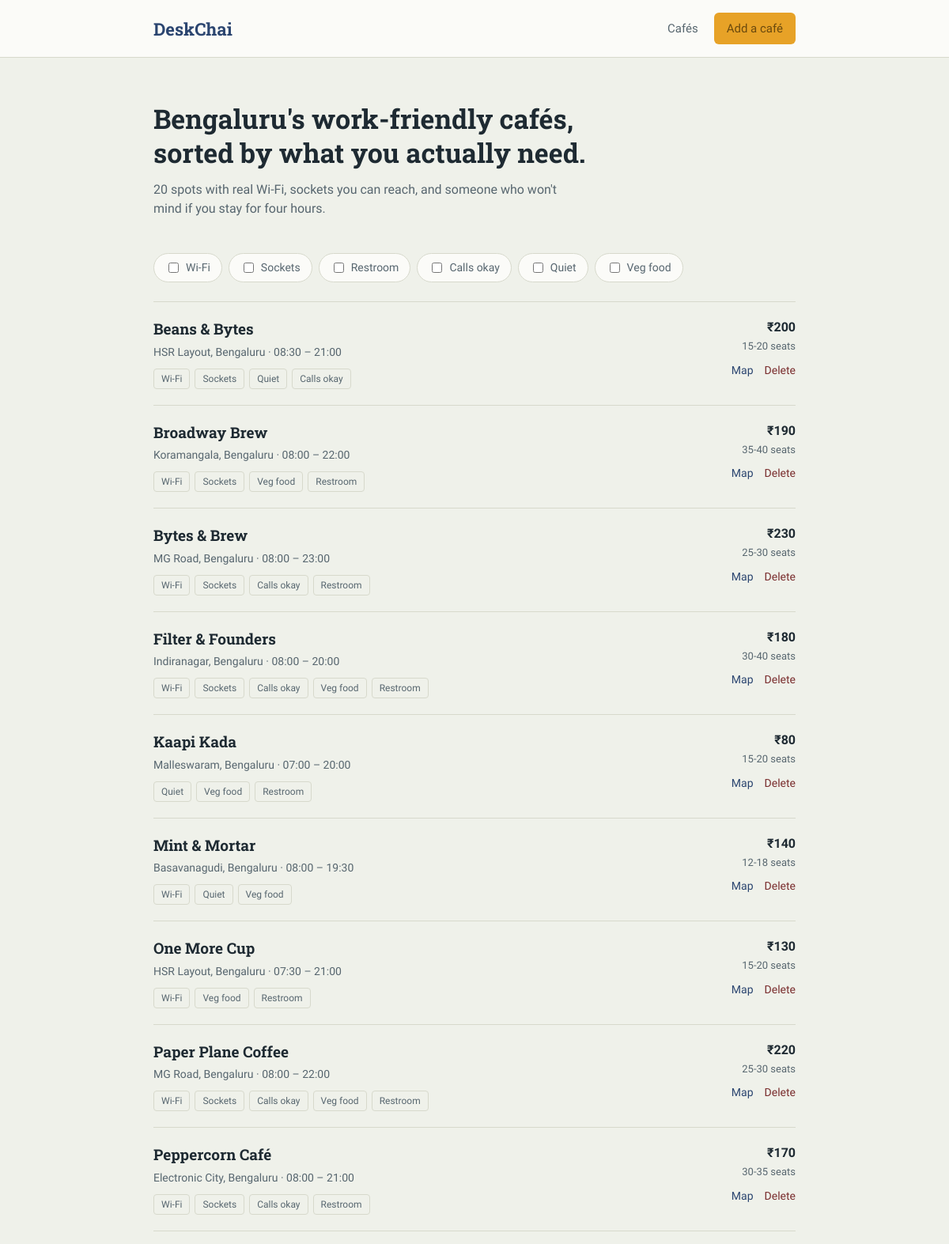
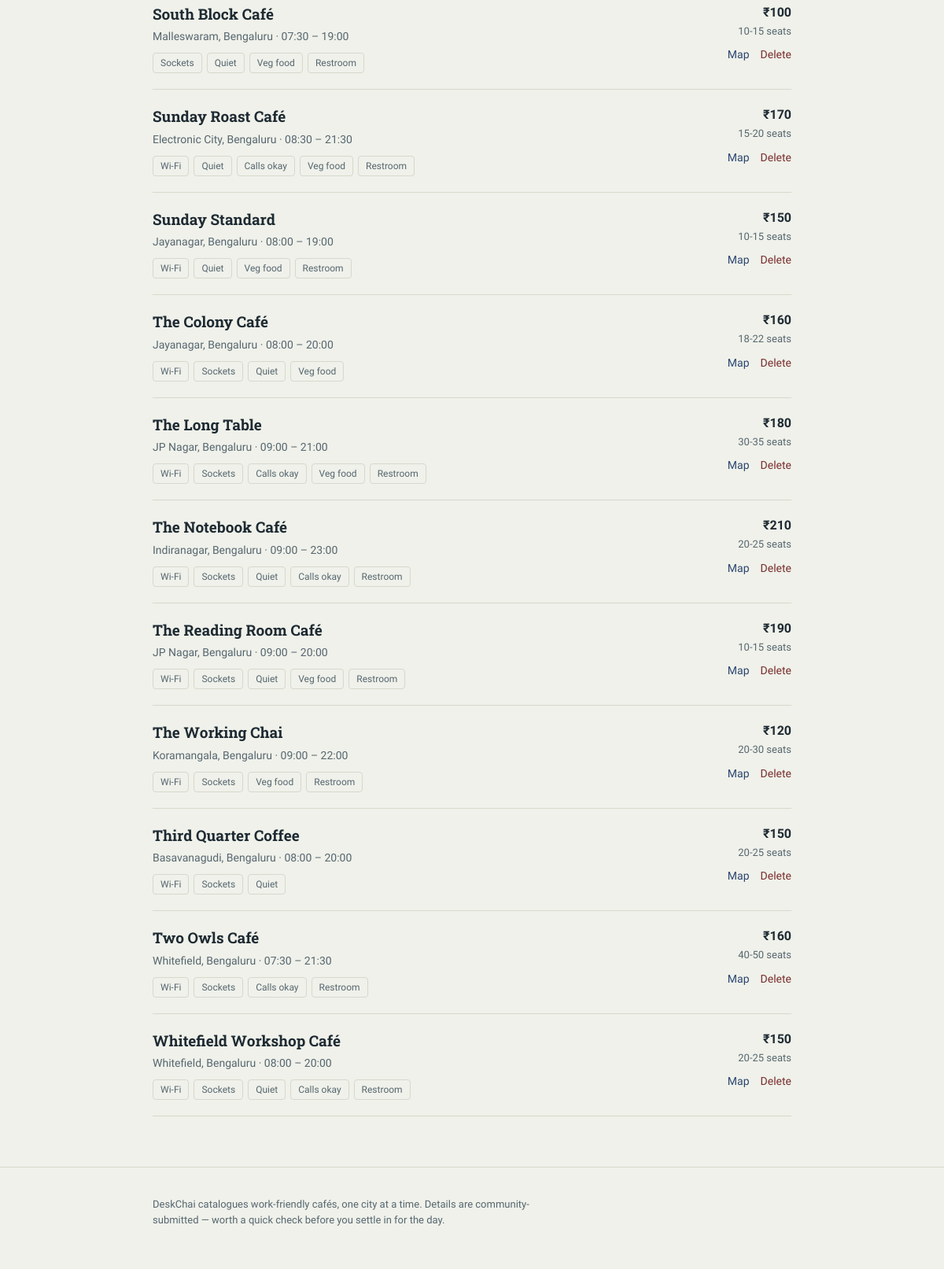
The page / on the database its author committed (2 pictures, top to bottom).
### tables this page shows
CREATE TABLE cafes (
    id              INTEGER PRIMARY KEY AUTOINCREMENT,
    name            TEXT NOT NULL,
    area            TEXT NOT NULL,
    city            TEXT NOT NULL DEFAULT 'Bengaluru',
    map_url         TEXT,
    opening_hours   TEXT,
    seats           TEXT,
    coffee_price    TEXT,
    has_wifi        INTEGER NOT NULL DEFAULT 0,
    has_sockets     INTEGER NOT NULL DEFAULT 0,
    has_toilet      INTEGER NOT NULL DEFAULT 0,
    can_take_calls  INTEGER NOT NULL DEFAULT 0,
    quiet_friendly  INTEGER NOT NULL DEFAULT 0,
    veg_available   INTEGER NOT NULL DEFAULT 0
);

### app.py (the view)
@app.route("/")
def index():
    active_filters = [f for f in FILTERS if request.args.get(f) == "1"]
    query = "SELECT * FROM cafes"
    params = []
    if active_filters:
        conditions = " AND ".join(f"{f} = 1" for f in active_filters)
        query += f" WHERE {conditions}"
    query += " ORDER BY name"
    conn = get_db()
    cafes = conn.execute(query, params).fetchall()
    conn.close()
    return render_template(
        "index.html",
        cafes=cafes,
        filters=FILTERS,
        filter_labels=FILTER_LABELS,
        active_filters=active_filters,
        total=len(cafes),
    )

### app.py (called while the page is built)
def get_db():
    conn = sqlite3.connect(DB_PATH)
    conn.row_factory = sqlite3.Row  # lets us access columns by name, e.g. row["name"]
    return conn

### templates/index.html (shortened to what this page needs)
{% extends "base.html" %}
{% block content %}
<section class="hero">
  <div class="wrap">
    <h1>Bengaluru's work-friendly cafés,<br>sorted by what you actually need.</h1>
    <p class="sub">{{ total }} spot{{ 's' if total != 1 else '' }} with real Wi-Fi, sockets
      you can reach, and someone who won't mind if you stay for four hours.</p>
  </div>
</section>
<section class="filters">
  <div class="wrap">
    <form method="get" class="filter-form" id="filter-form">
      {% for f in filters %}
        <label class="chip {{ 'is-active' if f in active_filters else '' }}">
          <input type="checkbox" name="{{ f }}" value="1"
                 {{ 'checked' if f in active_filters else '' }}
                 onchange="document.getElementById('filter-form').submit()">
          {{ filter_labels[f] }}
        </label>
      {% endfor %}
    </form>
  </div>
</section>
<section class="listing">
  <div class="wrap">
    {% if cafes %}
      <div class="cafe-list">
        {% for cafe in cafes %}
          <article class="cafe-row">
            <div class="cafe-main">
              <h2 class="cafe-name">{{ cafe['name'] }}</h2>
              <p class="cafe-meta">
                {{ cafe['area'] }}, {{ cafe['city'] }}{% if cafe['opening_hours'] %} · {{ cafe['opening_hours'] }}{% endif %}
              </p>
              <ul class="tag-list">
                {% if cafe['has_wifi'] %}<li>Wi-Fi</li>{% endif %}
                {% if cafe['has_sockets'] %}<li>Sockets</li>{% endif %}
                {% if cafe['quiet_friendly'] %}<li>Quiet</li>{% endif %}
                {% if cafe['can_take_calls'] %}<li>Calls okay</li>{% endif %}
                {% if cafe['veg_available'] %}<li>Veg food</li>{% endif %}
                {% if cafe['has_toilet'] %}<li>Restroom</li>{% endif %}
              </ul>
            </div>
            <div class="cafe-side">
              {% if cafe['coffee_price'] %}<p class="cafe-price">{{ cafe['coffee_price'] }}</p>{% endif %}
              {% if cafe['seats'] %}<p class="cafe-seats">{{ cafe['seats'] }} seats</p>{% endif %}
              <div class="cafe-actions">
                {% if cafe['map_url'] %}<a href="{{ cafe['map_url'] }}" target="_blank" rel="noopener">Map</a>{% endif %}
                <form method="post" action="{{ url_for('delete_cafe', cafe_id=cafe['id']) }}"
                      onsubmit="return confirm('Remove {{ cafe['name'] }}?');">
                  <button type="submit" class="link-button">Delete</button>
                </form>
              </div>
            </div>
          </article>
        {% endfor %}
      </div>
    {% else %}
      <div class="empty">
        <p>No cafés match those filters yet.</p>
        <p><a href="{{ url_for('index') }}">Clear filters</a> or
           <a href="{{ url_for('add_cafe') }}">add the one you're sitting in right now</a>.</p>
      </div>
    {% endif %}
  </div>
</section>
{% endblock %}

### templates/base.html (shortened to what this page needs)
<!doctype html>
<html lang="en">
<head>
  <link rel="stylesheet" href="{{ url_for('static', filename='style.css') }}">
</head>
<body>
  <header class="masthead">
    <div class="wrap">
      <a class="wordmark" href="{{ url_for('index') }}">DeskChai</a>
      <nav>
        <a href="{{ url_for('index') }}">Cafés</a>
        <a href="{{ url_for('add_cafe') }}" class="nav-cta">Add a café</a>
      </nav>
    </div>
  </header>
  <main>
    {% block content %}{% endblock %}
  </main>
  <footer>
    <div class="wrap">
      <p>DeskChai catalogues work-friendly cafés, one city at a time. Details are
      community-submitted — worth a quick check before you settle in for the day.</p>
    </div>
  </footer>
</body>
</html>

### static/style.css (style rules this page uses)
:root { --paper: #EFF1EA; --card: #FBFBF8; --ink: #1E2A32; --ink-soft: #57666F; --indigo: #2B4570; --marigold: #E7A227; --marigold-ink: #6B4A0E; --paan: #7A2E2E; --line: #D7D9CC; }
* { box-sizing: border-box; }
body { margin: 0; background: var(--paper); color: var(--ink); font-family: "Work Sans", sans-serif; font-size: 16px; line-height: 1.5; }
h1, h2 { font-family: "Roboto Slab", serif; font-weight: 700; margin: 0; }
.wrap { max-width: 860px; margin: 0 auto; padding: 0 24px; }
.masthead { border-bottom: 1px solid var(--line); background: var(--card); }
.masthead .wrap { display: flex; align-items: center; justify-content: space-between; height: 72px; }
.wordmark { font-family: "Roboto Slab", serif; font-weight: 700; font-size: 22px; color: var(--indigo); text-decoration: none; }
.masthead nav { display: flex; align-items: center; gap: 20px; }
.masthead nav a { color: var(--ink-soft); text-decoration: none; font-weight: 500; font-size: 15px; }
.nav-cta { background: var(--marigold); color: var(--marigold-ink) !important; padding: 9px 16px; border-radius: 6px; }
.hero { padding: 56px 0 28px; }
.hero h1 { font-size: 34px; line-height: 1.25; color: var(--ink); max-width: 620px; }
.hero .sub { margin-top: 14px; color: var(--ink-soft); font-size: 16px; max-width: 520px; }
.filters { padding-bottom: 24px; }
.filter-form { display: flex; flex-wrap: wrap; gap: 8px; }
.chip { display: inline-flex; align-items: center; gap: 6px; border: 1px solid var(--line); background: var(--card); color: var(--ink-soft); padding: 7px 14px; border-radius: 999px; font-size: 14px; cursor: pointer; user-select: none; }
.chip input { accent-color: var(--indigo); }
.listing { padding-bottom: 64px; }
.cafe-list { border-top: 1px solid var(--line); }
.cafe-row { display: flex; justify-content: space-between; gap: 24px; padding: 20px 0; border-bottom: 1px solid var(--line); }
.cafe-name { font-size: 19px; color: var(--ink); }
.cafe-meta { margin: 4px 0 10px; color: var(--ink-soft); font-size: 14px; }
.tag-list { list-style: none; display: flex; flex-wrap: wrap; gap: 6px; margin: 0; padding: 0; }
.tag-list li { font-size: 12px; color: var(--ink-soft); border: 1px solid var(--line); padding: 3px 9px; border-radius: 4px; }
.cafe-side { flex-shrink: 0; text-align: right; min-width: 110px; }
.cafe-price { margin: 0; font-weight: 600; color: var(--ink); }
.cafe-seats { margin: 2px 0 10px; font-size: 13px; color: var(--ink-soft); }
.cafe-actions { display: flex; justify-content: flex-end; gap: 14px; font-size: 14px; }
.cafe-actions a { color: var(--indigo); text-decoration: none; }
.cafe-actions form { margin: 0; }
.link-button { background: none; border: none; padding: 0; font: inherit; font-size: 14px; color: var(--paan); cursor: pointer; }
footer { border-top: 1px solid var(--line); padding: 24px 0 40px; }
footer p { color: var(--ink-soft); font-size: 13px; max-width: 520px; }

### rows shown on the page
cafes: name "Beans & Bytes", area "HSR Layout", city "Bengaluru", opening_hours "08:30 – 21:00", has_wifi "Wi-Fi", has_sockets "Sockets", quiet_friendly "Quiet", can_take_calls "Calls okay", coffee_price "₹200", seats "15-20"
cafes: name "Broadway Brew", area "Koramangala", city "Bengaluru", opening_hours "08:00 – 22:00", has_wifi "Wi-Fi", has_sockets "Sockets", veg_available "Veg food", has_toilet "Restroom", coffee_price "₹190", seats "35-40"
cafes: name "Bytes & Brew", area "MG Road", city "Bengaluru", opening_hours "08:00 – 23:00", has_wifi "Wi-Fi", has_sockets "Sockets", can_take_calls "Calls okay", has_toilet "Restroom", coffee_price "₹230", seats "25-30"
cafes: name "Filter & Founders", area "Indiranagar", city "Bengaluru", opening_hours "08:00 – 20:00", has_wifi "Wi-Fi", has_sockets "Sockets", can_take_calls "Calls okay", veg_available "Veg food", has_toilet "Restroom", coffee_price "₹180", seats "30-40"
cafes: name "Kaapi Kada", area "Malleswaram", city "Bengaluru", opening_hours "07:00 – 20:00", quiet_friendly "Quiet", veg_available "Veg food", has_toilet "Restroom", coffee_price "₹80", seats "15-20"
cafes: name "Mint & Mortar", area "Basavanagudi", city "Bengaluru", opening_hours "08:00 – 19:30", has_wifi "Wi-Fi", quiet_friendly "Quiet", veg_available "Veg food", coffee_price "₹140", seats "12-18"
cafes: name "One More Cup", area "HSR Layout", city "Bengaluru", opening_hours "07:30 – 21:00", has_wifi "Wi-Fi", veg_available "Veg food", has_toilet "Restroom", coffee_price "₹130", seats "15-20"
cafes: name "Paper Plane Coffee", area "MG Road", city "Bengaluru", opening_hours "08:00 – 22:00", has_wifi "Wi-Fi", has_sockets "Sockets", can_take_calls "Calls okay", veg_available "Veg food", has_toilet "Restroom", coffee_price "₹220", seats "25-30"
cafes: name "Peppercorn Café", area "Electronic City", city "Bengaluru", opening_hours "08:00 – 21:00", has_wifi "Wi-Fi", has_sockets "Sockets", can_take_calls "Calls okay", has_toilet "Restroom", coffee_price "₹170", seats "30-35"
cafes: name "South Block Café", area "Malleswaram", city "Bengaluru", opening_hours "07:30 – 19:00", has_sockets "Sockets", quiet_friendly "Quiet", veg_available "Veg food", has_toilet "Restroom", coffee_price "₹100", seats "10-15"
cafes: name "Sunday Roast Café", area "Electronic City", city "Bengaluru", opening_hours "08:30 – 21:30", has_wifi "Wi-Fi", quiet_friendly "Quiet", can_take_calls "Calls okay", veg_available "Veg food", has_toilet "Restroom", coffee_price "₹170", seats "15-20"
cafes: name "Sunday Standard", area "Jayanagar", city "Bengaluru", opening_hours "08:00 – 19:00", has_wifi "Wi-Fi", quiet_friendly "Quiet", veg_available "Veg food", has_toilet "Restroom", coffee_price "₹150", seats "10-15"
cafes: name "The Colony Café", area "Jayanagar", city "Bengaluru", opening_hours "08:00 – 20:00", has_wifi "Wi-Fi", has_sockets "Sockets", quiet_friendly "Quiet", veg_available "Veg food", coffee_price "₹160", seats "18-22"
cafes: name "The Long Table", area "JP Nagar", city "Bengaluru", opening_hours "09:00 – 21:00", has_wifi "Wi-Fi", has_sockets "Sockets", can_take_calls "Calls okay", veg_available "Veg food", has_toilet "Restroom", coffee_price "₹180", seats "30-35"
cafes: name "The Notebook Café", area "Indiranagar", city "Bengaluru", opening_hours "09:00 – 23:00", has_wifi "Wi-Fi", has_sockets "Sockets", quiet_friendly "Quiet", can_take_calls "Calls okay", has_toilet "Restroom", coffee_price "₹210", seats "20-25"
cafes: name "The Reading Room Café", area "JP Nagar", city "Bengaluru", opening_hours "09:00 – 20:00", has_wifi "Wi-Fi", has_sockets "Sockets", quiet_friendly "Quiet", veg_available "Veg food", has_toilet "Restroom", coffee_price "₹190", seats "10-15"
cafes: name "The Working Chai", area "Koramangala", city "Bengaluru", opening_hours "09:00 – 22:00", has_wifi "Wi-Fi", has_sockets "Sockets", veg_available "Veg food", has_toilet "Restroom", coffee_price "₹120", seats "20-30"
cafes: name "Third Quarter Coffee", area "Basavanagudi", city "Bengaluru", opening_hours "08:00 – 20:00", has_wifi "Wi-Fi", has_sockets "Sockets", quiet_friendly "Quiet", coffee_price "₹150", seats "20-25"
cafes: name "Two Owls Café", area "Whitefield", city "Bengaluru", opening_hours "07:30 – 21:30", has_wifi "Wi-Fi", has_sockets "Sockets", can_take_calls "Calls okay", has_toilet "Restroom", coffee_price "₹160", seats "40-50"
cafes: name "Whitefield Workshop Café", area "Whitefield", city "Bengaluru", opening_hours "08:00 – 20:00", has_wifi "Wi-Fi", has_sockets "Sockets", quiet_friendly "Quiet", can_take_calls "Calls okay", has_toilet "Restroom", coffee_price "₹150", seats "20-25"

### other values the page prints
{{ total }} "20"
{{ 's' if total != 1 else '' }} "s"
{{ filter_labels[f] }} "Wi-Fi" "Sockets" "Restroom" "Calls okay" "Quiet" "Veg food"
